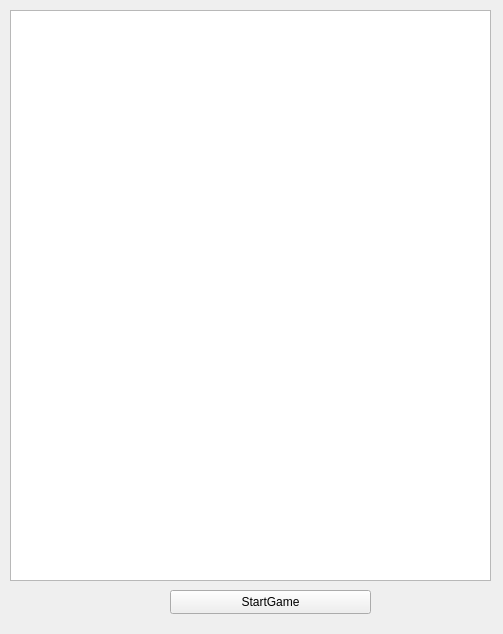
<?xml version="1.0" encoding="UTF-8"?>
<ui version="4.0">
 <class>Widget</class>
 <widget class="QWidget" name="Widget">
  <property name="geometry">
   <rect>
    <x>0</x>
    <y>0</y>
    <width>503</width>
    <height>634</height>
   </rect>
  </property>
  <property name="windowTitle">
   <string>Widget</string>
  </property>
  <widget class="QGraphicsView" name="graphicsView">
   <property name="geometry">
    <rect>
     <x>10</x>
     <y>10</y>
     <width>481</width>
     <height>571</height>
    </rect>
   </property>
  </widget>
  <widget class="QPushButton" name="startGameButton">
   <property name="geometry">
    <rect>
     <x>170</x>
     <y>590</y>
     <width>201</width>
     <height>24</height>
    </rect>
   </property>
   <property name="text">
    <string>StartGame</string>
   </property>
  </widget>
 </widget>
 <resources/>
 <connections/>
</ui>
